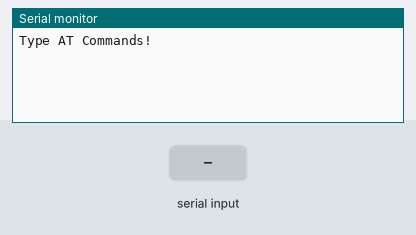
The sketch below on a simulated Arduino Uno, built with avr-gcc and run on an emulated ATmega328P. Shown: the last lines printed to the serial monitor. The inputs (shaded band) are chosen by the test bench.

Above: at 1.2 s.
1.3 s: "1" received over the second serial link
At 2.5 s:
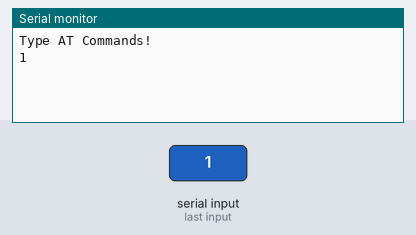
2.8 s: "0" received over the second serial link
At 3.7 s:
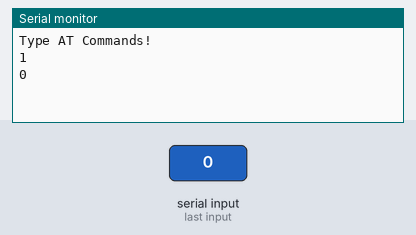

The sketch:

BLUETOOTH_TESTE_DE_COM.ino
```cpp
#include <SoftwareSerial.h>
SoftwareSerial mySerial(11, 10); // RX, TX
String command = "";
void setup()
{
  Serial.begin(115200);
  Serial.println("Type AT Commands! ");
  mySerial.begin(9600);
}

void loop()
{
  if (mySerial.available()){
    while(mySerial.available()){
    command += (char) mySerial.read();
  }

  Serial.println(command);
  command ="";
}
 if (Serial.available()){
   delay(20);
   mySerial.write(Serial.read());
 }
}
```

Measured:
- after the input at 1.3 s, the serial monitor: prints a new line at once (image 1)
- after the input at 2.8 s, the serial monitor: prints a new line at once (image 2)
